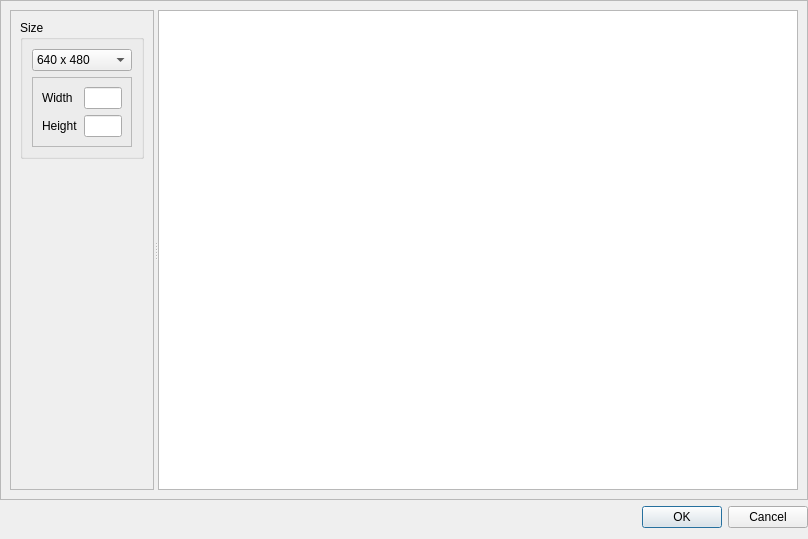
<?xml version="1.0" encoding="UTF-8"?>
<ui version="4.0">
 <class>ExportImageDialog</class>
 <widget class="QDialog" name="ExportImageDialog">
  <property name="geometry">
   <rect>
    <x>0</x>
    <y>0</y>
    <width>661</width>
    <height>408</height>
   </rect>
  </property>
  <property name="windowTitle">
   <string>Dialog</string>
  </property>
  <layout class="QVBoxLayout" name="verticalLayout">
   <property name="leftMargin">
    <number>0</number>
   </property>
   <property name="topMargin">
    <number>0</number>
   </property>
   <property name="rightMargin">
    <number>0</number>
   </property>
   <item>
    <widget class="QFrame" name="frame">
     <property name="frameShape">
      <enum>QFrame::StyledPanel</enum>
     </property>
     <property name="frameShadow">
      <enum>QFrame::Raised</enum>
     </property>
     <layout class="QVBoxLayout" name="verticalLayout_4">
      <item>
       <widget class="QSplitter" name="splitter">
        <property name="maximumSize">
         <size>
          <width>16777215</width>
          <height>480</height>
         </size>
        </property>
        <property name="orientation">
         <enum>Qt::Horizontal</enum>
        </property>
        <widget class="QFrame" name="frame_2">
         <property name="frameShape">
          <enum>QFrame::StyledPanel</enum>
         </property>
         <property name="frameShadow">
          <enum>QFrame::Raised</enum>
         </property>
         <layout class="QVBoxLayout" name="verticalLayout_3">
          <item>
           <widget class="QGroupBox" name="groupBox">
            <property name="title">
             <string>Size</string>
            </property>
            <layout class="QVBoxLayout" name="verticalLayout_2">
             <item>
              <widget class="QComboBox" name="comboBox">
               <property name="minimumSize">
                <size>
                 <width>100</width>
                 <height>0</height>
                </size>
               </property>
               <item>
                <property name="text">
                 <string>640 x 480</string>
                </property>
               </item>
               <item>
                <property name="text">
                 <string>1024 x 768</string>
                </property>
               </item>
               <item>
                <property name="text">
                 <string>1280 × 720</string>
                </property>
               </item>
               <item>
                <property name="text">
                 <string>1440 × 1080</string>
                </property>
               </item>
               <item>
                <property name="text">
                 <string>1920 × 1080</string>
                </property>
               </item>
               <item>
                <property name="text">
                 <string>3840 × 2160</string>
                </property>
               </item>
               <item>
                <property name="text">
                 <string>Manual</string>
                </property>
               </item>
              </widget>
             </item>
             <item>
              <widget class="QFrame" name="frmWH">
               <property name="frameShape">
                <enum>QFrame::StyledPanel</enum>
               </property>
               <property name="frameShadow">
                <enum>QFrame::Raised</enum>
               </property>
               <layout class="QFormLayout" name="formLayout">
                <item row="0" column="0">
                 <widget class="QLabel" name="label">
                  <property name="text">
                   <string>Width</string>
                  </property>
                 </widget>
                </item>
                <item row="0" column="1">
                 <widget class="QLineEdit" name="lineEdit"/>
                </item>
                <item row="1" column="0">
                 <widget class="QLabel" name="label_2">
                  <property name="text">
                   <string>Height</string>
                  </property>
                 </widget>
                </item>
                <item row="1" column="1">
                 <widget class="QLineEdit" name="lineEdit_2"/>
                </item>
               </layout>
              </widget>
             </item>
            </layout>
           </widget>
          </item>
          <item>
           <spacer name="verticalSpacer">
            <property name="orientation">
             <enum>Qt::Vertical</enum>
            </property>
            <property name="sizeHint" stdset="0">
             <size>
              <width>20</width>
              <height>40</height>
             </size>
            </property>
           </spacer>
          </item>
         </layout>
        </widget>
        <widget class="QGraphicsView" name="graphicsView">
         <property name="minimumSize">
          <size>
           <width>640</width>
           <height>480</height>
          </size>
         </property>
         <property name="maximumSize">
          <size>
           <width>640</width>
           <height>480</height>
          </size>
         </property>
         <property name="verticalScrollBarPolicy">
          <enum>Qt::ScrollBarAlwaysOff</enum>
         </property>
         <property name="horizontalScrollBarPolicy">
          <enum>Qt::ScrollBarAlwaysOff</enum>
         </property>
        </widget>
       </widget>
      </item>
     </layout>
    </widget>
   </item>
   <item>
    <widget class="QDialogButtonBox" name="buttonBox">
     <property name="orientation">
      <enum>Qt::Horizontal</enum>
     </property>
     <property name="standardButtons">
      <set>QDialogButtonBox::Cancel|QDialogButtonBox::Ok</set>
     </property>
    </widget>
   </item>
  </layout>
 </widget>
 <resources/>
 <connections>
  <connection>
   <sender>buttonBox</sender>
   <signal>accepted()</signal>
   <receiver>ExportImageDialog</receiver>
   <slot>accept()</slot>
   <hints>
    <hint type="sourcelabel">
     <x>248</x>
     <y>254</y>
    </hint>
    <hint type="destinationlabel">
     <x>157</x>
     <y>274</y>
    </hint>
   </hints>
  </connection>
  <connection>
   <sender>buttonBox</sender>
   <signal>rejected()</signal>
   <receiver>ExportImageDialog</receiver>
   <slot>reject()</slot>
   <hints>
    <hint type="sourcelabel">
     <x>316</x>
     <y>260</y>
    </hint>
    <hint type="destinationlabel">
     <x>286</x>
     <y>274</y>
    </hint>
   </hints>
  </connection>
 </connections>
</ui>
